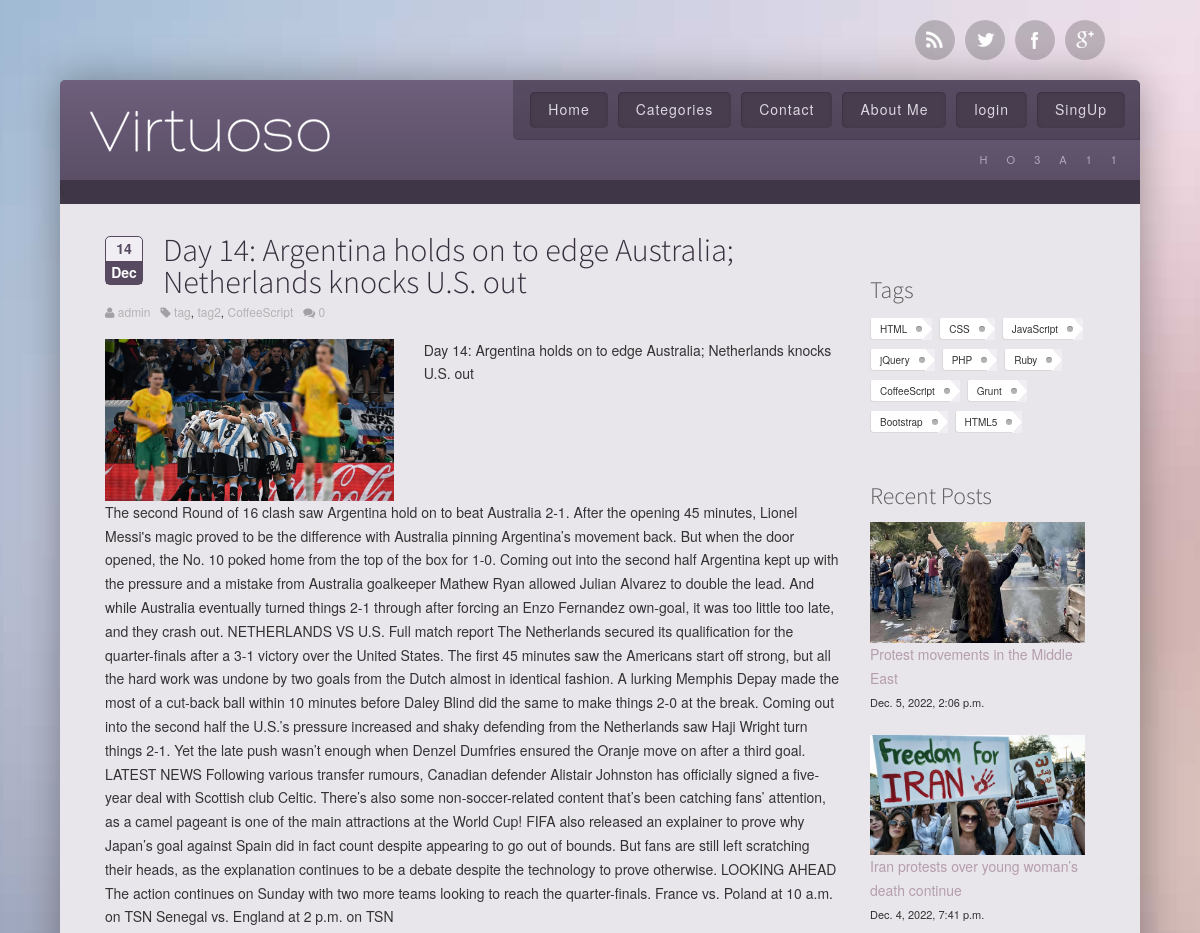
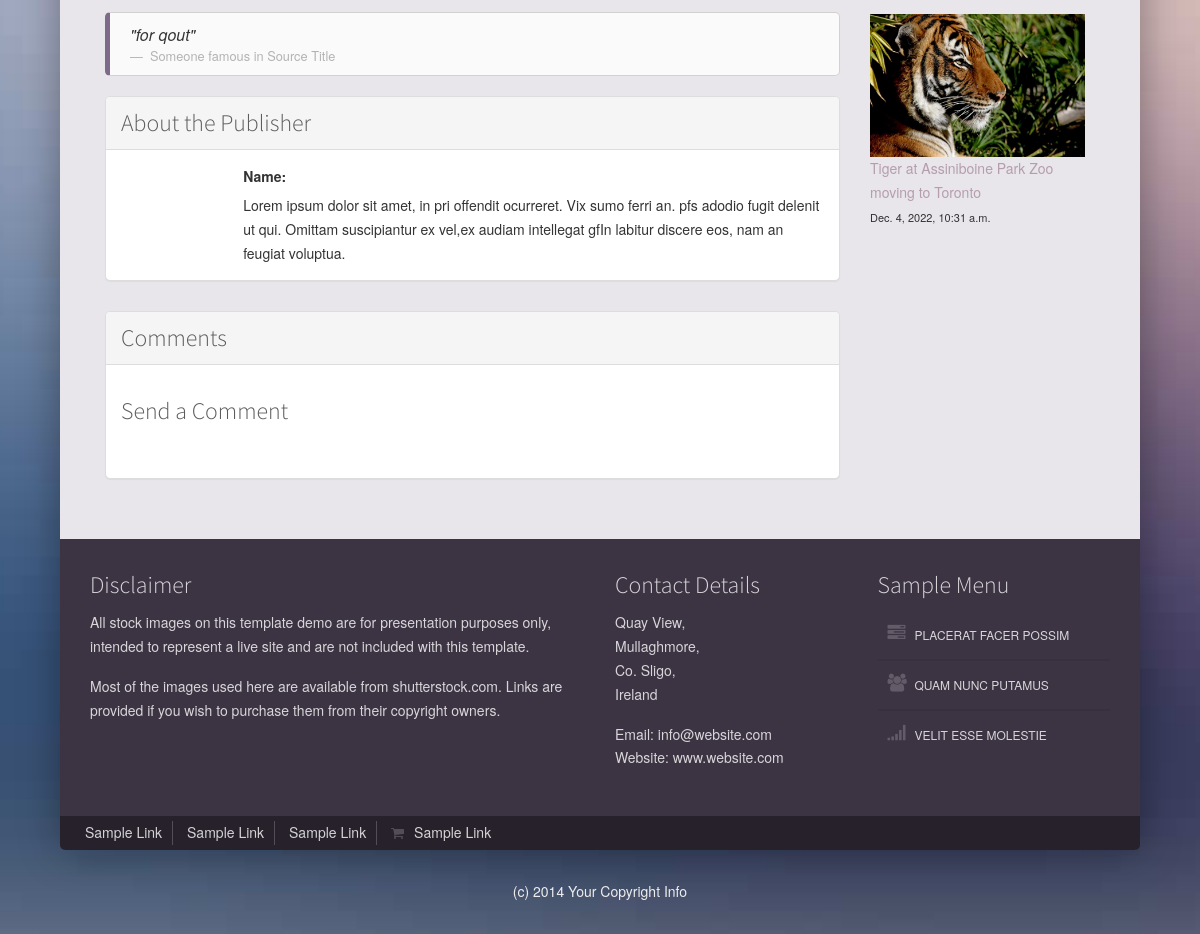
Screenshot of /article/article_detail/Argentina-hold-on-to-edge-Australia/ with the database file from the repository (2 pictures, top to bottom).
### article/models.py (models this page shows, shortened)
class BaseModel(models.Model):
    title = models.CharField(max_length=50)
    class  Meta:
        abstract = True

class Article(BaseModel,models.Model):
    title = models.CharField(max_length=100)
    category = models.ForeignKey(Category,on_delete=models.CASCADE)
    publisher = models.ForeignKey(User,on_delete=models.CASCADE)
    slug = models.SlugField(max_length=100)
    body = models.TextField()
    date = models.DateTimeField(auto_now_add=True)
    image = models.ImageField(default='def.jpg', blank=True)
    visit = models.IntegerField(default=0)

### article/views.py (the view)
# urls.py: path('article_detail/<slug>/', views.article_detail, name='article_detail'),
def article_detail(request, slug):
    detail = Article.objects.get(slug= slug)
    recent = Article.objects.all().order_by('-date')[:3]
    comments = show_comment(detail)
    count_com = len(comments)
    voite = save_voite(request,detail)
    if request.user:
        form = get_comment(request,detail)
    context ={
        'detail':detail,
        'form': form ,
        'comments': comments,
        'voite' : voite,
        'count_com': count_com,
        'recent':recent
    }
    if request.method!='POST':
            detail.visit+=1
            Article.save(detail)
    return render(request, 'article_detail.html', context=context)

### article/views.py (called while the page is built)
def show_comment(arg):
    return Comment.objects.filter(article=arg)

def save_voite(request,detail):
    try:
        user =voite_user.objects.get(article=detail)
        if request.method=='POST':
            form = forms.VoiteForm(request.POST,instance=user)
            if form.is_valid():
                form.save()
        form = forms.VoiteForm(instance=user)
        return form
    except:
        if request.method=='POST':
            form = forms.VoiteForm(request.POST)
            if form.is_valid():
                    exp = form.save(commit=False)
                    exp.article = detail
                    exp.user =request.user
                    exp.save()
        form = forms.VoiteForm()
        return form

### blog/views.py (called while the page is built)
def category_list(request):
    category_list = Category.objects.all()
    context = {
        "category_list": category_list,
    }
    return context

### article/templates/article_detail.html (shortened to what this page needs)
{% extends "base1.html" %}
{% load static %}
  {% block body %}
                <div class="container">
                    <div class="row margin-vert-30">
                        <div class="col-md-9">
                            <div class="blog-post">
                                <div class="blog-item-header">
                                    <div class="blog-post-date pull-left">
                                        <span class="day">14</span>
                                        <span class="month">Dec</span>
                                    </div>
                                    <h2>
                                          {{detail.title}}
                                    </h2>
                                    <div class="blog-post-details">
                                        <div class="blog-post-details-item blog-post-details-item-left user-icon">
                                            <i class="fa fa-user"></i>
                                            <a href="#">{{detail.publisher}}</a>
                                        </div>
                                        <div class="blog-post-details-item blog-post-details-item-left blog-post-details-tags tags-icon">
                                            <i class="fa fa-tag"></i>
                                            <a href="#">tag</a>,
                                            <a href="#">tag2</a>,
                                            <a href="#">CoffeeScript</a>
                                        </div>
                                        <div class="blog-post-details-item blog-post-details-item-left blog-post-details-item-last comments-icon">
                                            <a href="">
                                                <i class="fa fa-comments"></i>
                                                {{count_com}}
                                            </a>
                                        </div>
                                    </div>
                                </div>
                                <div class="blog-item">
                                    <div class="clearfix"></div>
                                    <div class="blog-post-body row margin-top-15">
                                        <div class="col-md-5">
                                            <img class="pull-left" src="{{detail.image.url}}" alt="image1">
                                        </div>
                                        <div class="col-md-7">
                                            <p> {{detail.title}}</p>
                                        </div>
                                        <div class="col-md-12">
                                            <p>
                                              {{detail.body}}
                                                </p>
                                            <blockquote class="primary">
                                                <p>
                                                    <em>"for qout"</em>
                                                </p>
                                                <small>
                                                    Someone famous in
                                                    <cite title="Source Title">Source Title</cite>
                                                </small>
                                            </blockquote>
                                        </div>
                                    </div>
                                    <div class="blog-item-footer">
                                        <div class="blog-author panel panel-default margin-bottom-30">
                                            <div class="panel-heading">
                                                <h3>About the Publisher</h3>
                                            </div>
                                            <div class="panel-body">
                                                <div class="row">
                                                    <div class="col-md-2">
                                                    </div>
                                                    <div class="col-md-10">
                                                        <label>Name: {{detail.publisher.first_name}} </label>
                                                        <p>Lorem ipsum dolor sit amet, in pri offendit ocurreret. Vix sumo ferri an. pfs adodio fugit delenit ut qui. Omittam suscipiantur ex vel,ex audiam intellegat gfIn labitur discere eos, nam an feugiat
                                                            voluptua.</p>
                                                    </div>
                                                </div>
                                            </div>
                                        </div>
                                        <div class="blog-recent-comments panel panel-default margin-bottom-30">
                                            <div class="panel-heading">
                                                <h3>Comments</h3>
                                            </div>
                                            <ul class="list-group">
                                                <li class="list-group-item">
                                                    <div class="blog-comment-form">
                                                        <div class="row margin-top-20">
                                                            <div class="col-md-12">
                                                                <div class="pull-left">
                                                                    <h3>Send a Comment</h3>
                                                                </div>
                                                            </div>
                                                        </div>
                                                        <div class="row margin-top-20">
                                                            <div class="col-md-12">
                                                            </div>
                                                        </div>
                                                    </div>
                                                </li>
                                            </ul>
                                        </div>
                                    </div>
                                </div>
                            </div>
                        </div>
                        <div class="col-md-3 margin-top-30">
                            <div class="blog-tags">
                                <h3>Tags</h3>
                                <ul class="blog-tags">
                                    <li>
                                        <a href="#" class="blog-tag">HTML</a>
                                    </li>
                                    <li>
                                        <a href="#" class="blog-tag">CSS</a>
                                    </li>
                                    <li>
                                        <a href="#" class="blog-tag">JavaScript</a>
                                    </li>
                                    <li>
                                        <a href="#" class="blog-tag">jQuery</a>
                                    </li>
                                    <li>
                                        <a href="#" class="blog-tag">PHP</a>
                                    </li>
                                    <li>
                                        <a href="#" class="blog-tag">Ruby</a>
                                    </li>
                                    <li>
                                        <a href="#" class="blog-tag">CoffeeScript</a>
                                    </li>
                                    <li>
                                        <a href="#" class="blog-tag">Grunt</a>
                                    </li>
                                    <li>
                                        <a href="#" class="blog-tag">Bootstrap</a>
                                    </li>
                                    <li>
                                        <a href="#" class="blog-tag">HTML5</a>
                                    </li>
                                </ul>
                            </div>
                            <div class="recent-posts">
                                <h3>Recent Posts</h3>
                                <ul class="posts-list margin-top-10">
                                  {% for res in recent  %}
                                    <li>
                                        <div class="recent-post">
                                            <a href="">
                                                <img class="pull-left" src="{{res.image.url}}" alt="thumb1">
                                            </a>
                                            <a href="{%url 'article:article_detail' slug=res.slug %}" class="posts-list-title">{{res.title}}</a>
                                            <br>
                                            <span class="recent-post-date">
                                               {{res.date}}
                                            </span>
                                        </div>
                                    </li>
                                    {% endfor %}
                                </ul>
                            </div>
                        </div>
                        </div>
                    </div>
        {% endblock body %}

### blog/static/assets/css/nexus.css (style rules this page uses)
html { overflow-y: scroll; }
body { line-height: 1.7em; font-size: 14px; background-color: #27212c; }
.container { max-width: 1080px; padding-left: 30px; padding-right: 30px; width: 100%; }
.margin-vert-30 { margin-top: 30px; margin-bottom: 30px; }
.margin-top-10 { margin-top: 10px; }
.margin-top-15 { margin-top: 15px; }
.margin-top-20 { margin-top: 20px; }
.margin-top-30 { margin-top: 30px; }
.margin-bottom-30 { margin-bottom: 30px; }
h2 { font-weight: 300; line-height: 1em; margin: 0 0 10px; color: #362e3c; font-family: Source Sans Pro; font-size: 32px; }
h3 { font-size: 1.7em; padding: 0; line-height: 32px; font-family: Source Sans Pro; font-weight: 300; margin: 0; color: #5c5c5c; }
a { text-decoration: none; -webkit-transition: color 0.15s ease-in; -moz-transition: color 0.15s ease-in; -o-transition: color 0.15s ease-in; transition: color 0.15s ease-in; color: #b59dad; }
p { margin-bottom: 16px; }
img { max-width: 100% ; }
blockquote { border: 1px solid #d1d1d1; border-left: 5px solid #d1d1d1; border-radius: 5px; background: #fafafa; font-size: 16px; margin: 0 0 20px; padding: 10px 20px; }
blockquote p { margin: 0; }
blockquote.primary { border-left: 5px solid #7d6a8b; }
[class^="fa-"]:before, [class*=" fa-"]:before { font-family: FontAwesome; font-style: normal; font-weight: normal; line-height: 1; -webkit-font-smoothing: antialiased; -moz-osx-font-smoothing: grayscale; padding-right: 10px; color: rgba(0, 0, 0, 0.3); }
i.fa { display: inline-block; }
i.fa:before { padding-right: 0; }
.blog-post-date { border: 1px solid #564960; border-radius: 5px; background-color: #F0EEF3; color: #564960; width: 38px; text-align: center; margin-right: 20px; font-weight: bold; margin-top: 2px; }
.blog-post-date .month { background: #564960; width: 100%; display: inline-block; color: #ffffff; }
.blog-post { margin-bottom: 30px; }
.blog-post-details-item { float: left; padding-right: 10px; font-size: 12px; }
.blog-post-details-item a { color: #b3b3b3; }
.blog-item-header h2 { margin: 0 0 2px; }
.blog-item-footer .blog-author p { padding: 0; margin: 0; }
.blog-item-footer .blog-recent-comments .list-group-item { padding-bottom: 30px; }
.blog-tags { list-style: none; margin: 10px 0 20px; overflow: hidden; padding: 0; }
.blog-tags li { float: left; }
.blog-tag { background: #fff; border-radius: 3px 0 0 3px; color: #333333; display: inline-block; font-size: 10px; height: 22px; line-height: 22px; padding: 0 25px 0 10px; position: relative; margin: 0 7px 7px 0; text-decoration: none; -webkit-transition: color 0.2s; box-shadow: 1px -1px 0px rgba(0, 0, 0, 0.15) inset; }
.blog-tag::before { background: #b3b3b3; border-radius: 10px; box-shadow: inset 0 1px rgba(0, 0, 0, 0.25); content: ''; height: 6px; right: 10px; position: absolute; width: 6px; top: 8px; }
.blog-tag::after { background: #F0EEF3; border-bottom: 11px solid transparent; border-left: 10px solid #fff; border-top: 11px solid transparent; content: ''; position: absolute; right: 0; top: 0; }
ul.posts-list { margin-left: 0; padding-left: 0; }
ul.posts-list li { list-style: none; }
.recent-post { margin-bottom: 20px; }
.recent-post img { padding-right: 10px; }
.recent-post .recent-post-date { font-size: 11px; }

### rows the page displays
Article: title "Day 14: Argentina holds on to edge Australia; Netherlands knocks U.S. out", publisher "admin", image (picture), body "The second Round of 16 clash saw Argentina hold on to beat Australia 2-1. After the opening 45 minutes, Lionel Messi's magic proved to be the difference with Australia pinning Argentina’s movement back. But when the door opened, the No. 10 poked home from the top of the box for 1-0. Coming out into the second half Argentina kept up with the pressure and a mistake from Australia goalkeeper Mathew Ryan allowed Julian Alvarez to double the lead. And while Australia eventually turned things 2-1 through after forcing an Enzo Fernandez own-goal, it was too little too late, and they crash out. NETHERLANDS VS U.S. Full match report The Netherlands secured its qualification for the quarter-finals…"
Article: image (picture), title "Protest movements in the Middle East", date "Dec. 5, 2022, 2:06 p.m."
Article: image (picture), title "Iran protests over young woman’s death continue", date "Dec. 4, 2022, 7:41 p.m."
Article: image (picture), title "Tiger at Assiniboine Park Zoo moving to Toronto", date "Dec. 4, 2022, 10:31 a.m."

### other values shown
{{ count_com }} "0"
